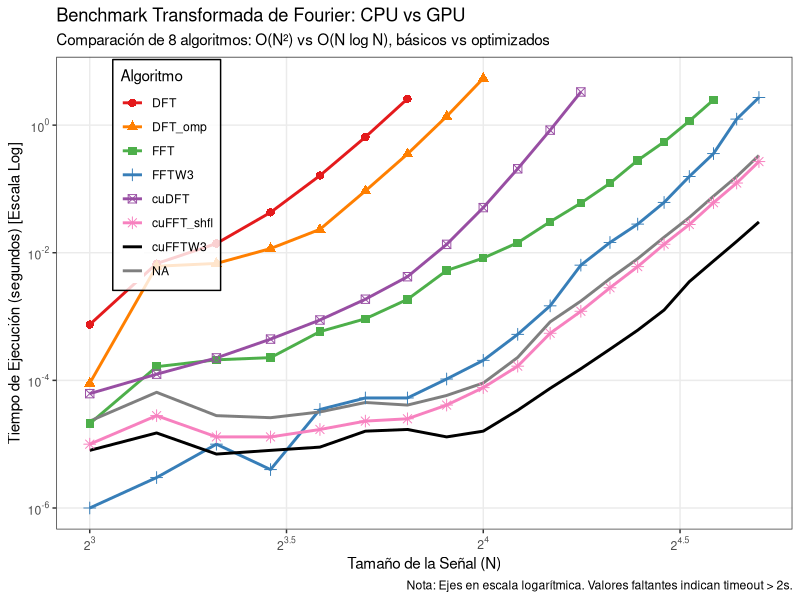
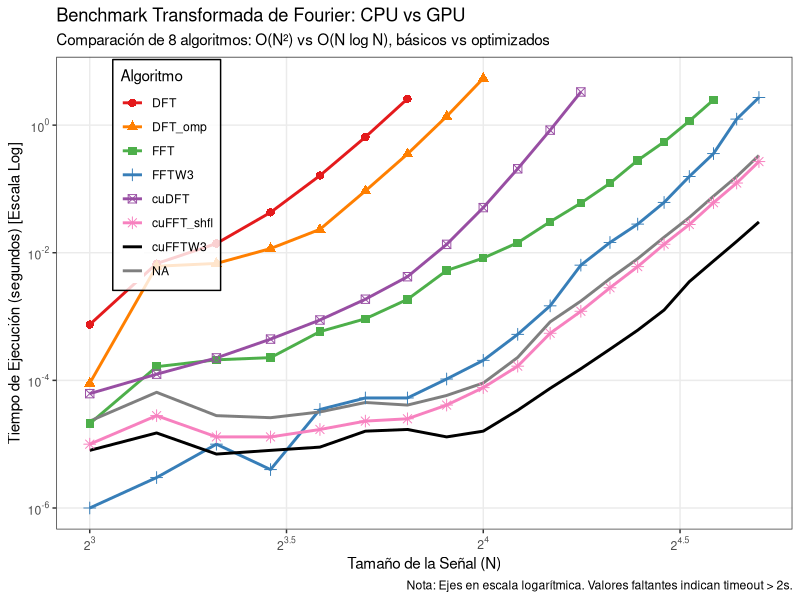

Source code (R) for these figures, in order:
# Instalar paquetes si no los tienes: ----
# install.packages(c("ggplot2", "dplyr", "tidyr", "scales"))

library(ggplot2)
library(dplyr)
library(tidyr)
library(scales)

# 1. Cargar datos ----
data <- read.csv("TiemposFFT.csv")

# 2. Transformar a formato "Largo" (Tidy Data) para ggplot ----
#    y filtrar los valores -1.0 (que indican "No ejecutado")
data_long <- data %>%
  pivot_longer(
    cols = -N, 
    names_to = "Algoritmo", 
    values_to = "Tiempo"
  ) %>%
  filter(Tiempo > 0) # Eliminamos los códigos de error/salto

# 3. Ordenar los factores para que la leyenda salga bonita ----
#    IMPORTANTE: Debe coincidir EXACTAMENTE con el orden del CSV
data_long$Algoritmo <- factor(data_long$Algoritmo,
                              levels = c("DFT", "DFT_omp", "FFT", "FFTW3",
                                         "cuDFT", "cuFFT", "cuFFT_shfl", "cuFFTW3"))

# 4. Graficar ----
p <- ggplot(data_long, aes(x = N, y = Tiempo, color = Algoritmo, shape = Algoritmo)) +
  # Líneas y Puntos
  geom_line(linewidth = 1) +
  geom_point(size = 2.5) +
  scale_x_log10(
    breaks = trans_breaks("log2", function(x) 2^x),
    labels = trans_format("log2", math_format(2^.x))
  ) +
  scale_y_log10(
    breaks = trans_breaks("log10", function(x) 10^x),
    labels = trans_format("log10", math_format(10^.x))
  ) +
  
  # Colores personalizados (CPU: rojos/naranjas/verdes/azules, GPU: púrpuras/marrones/rosas/negro)
  scale_color_manual(values = c(
    "DFT"          = "#E41A1C",  # Rojo (CPU más lento)
    "DFT_omp"      = "#FF7F00",  # Naranja
    "FFT"          = "#4DAF4A",  # Verde
    "FFTW3"        = "#377EB8",  # Azul (CPU más rápido)
    "cuDFT"        = "#984EA3",  # Púrpura (GPU más lento)
    "cuFFT"        = "#A65628",  # Marrón (GPU básico)
    "cuFFT_shfl"   = "#F781BF",  # Rosa (GPU optimizado)
    "cuFFTW3"      = "#000000"   # Negro (GPU más rápido)
  )) +
  
  # Etiquetas y Tema
  labs(
    title = "Benchmark Transformada de Fourier: CPU vs GPU",
    subtitle = "Comparación de 8 algoritmos: O(N²) vs O(N log N), básicos vs optimizados",
    x = "Tamaño de la Señal (N)",
    y = "Tiempo de Ejecución (segundos) [Escala Log]",
    caption = "Nota: Ejes en escala logarítmica. Valores faltantes indican timeout > 2s."
  ) +
  theme_bw() +
  theme(
    legend.position = c(0.15, 0.75), # Leyenda flotante adentro a la izquierda
    legend.background = element_rect(fill=alpha('white', 0.8), color="black"),
    panel.grid.minor = element_blank() # Limpiar un poco la rejilla
  )

# 5. Mostrar y Guardar ----
print(p)
ggsave("FT_comp.png", plot = p, width = 10, height = 6, dpi = 300)
